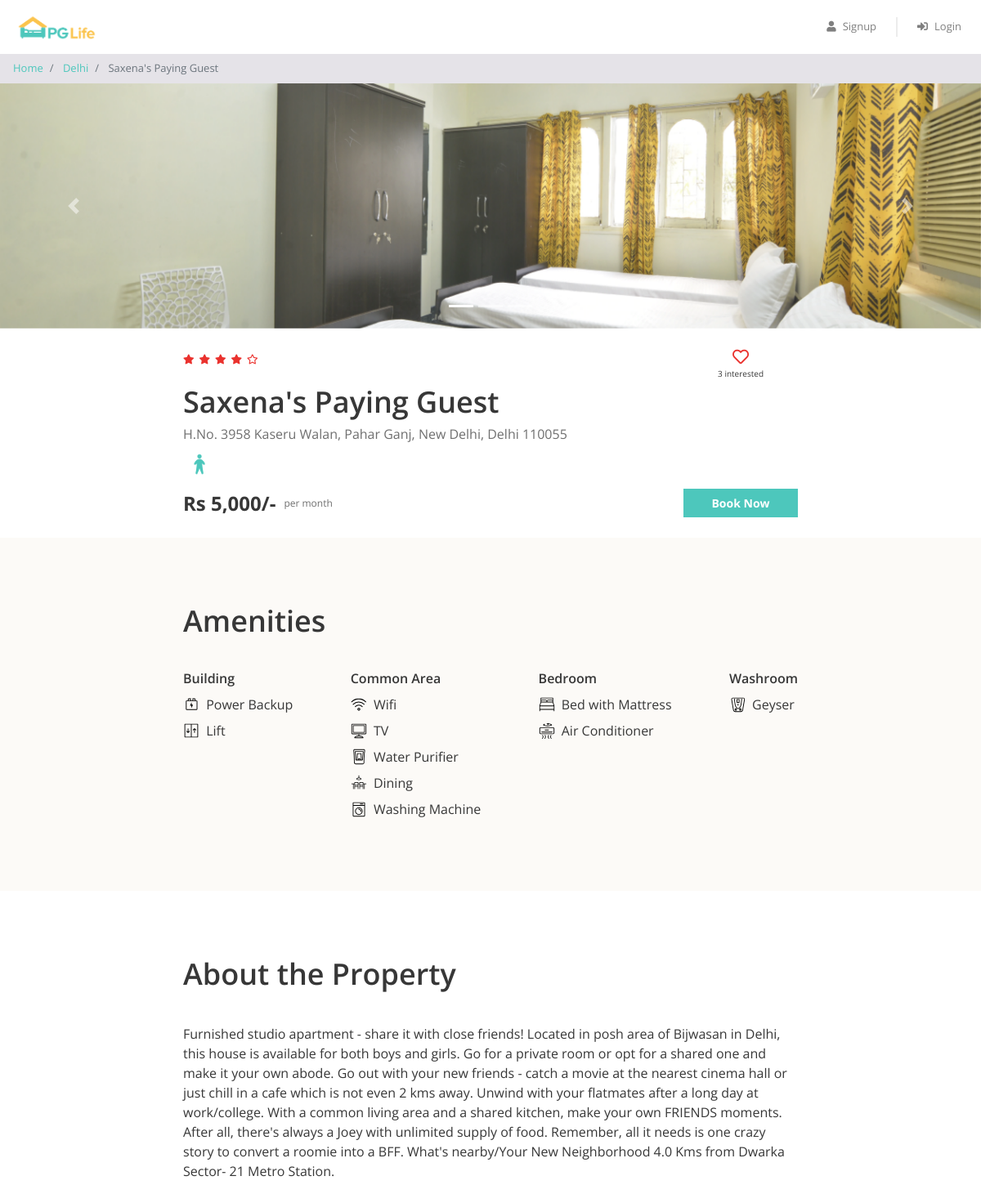
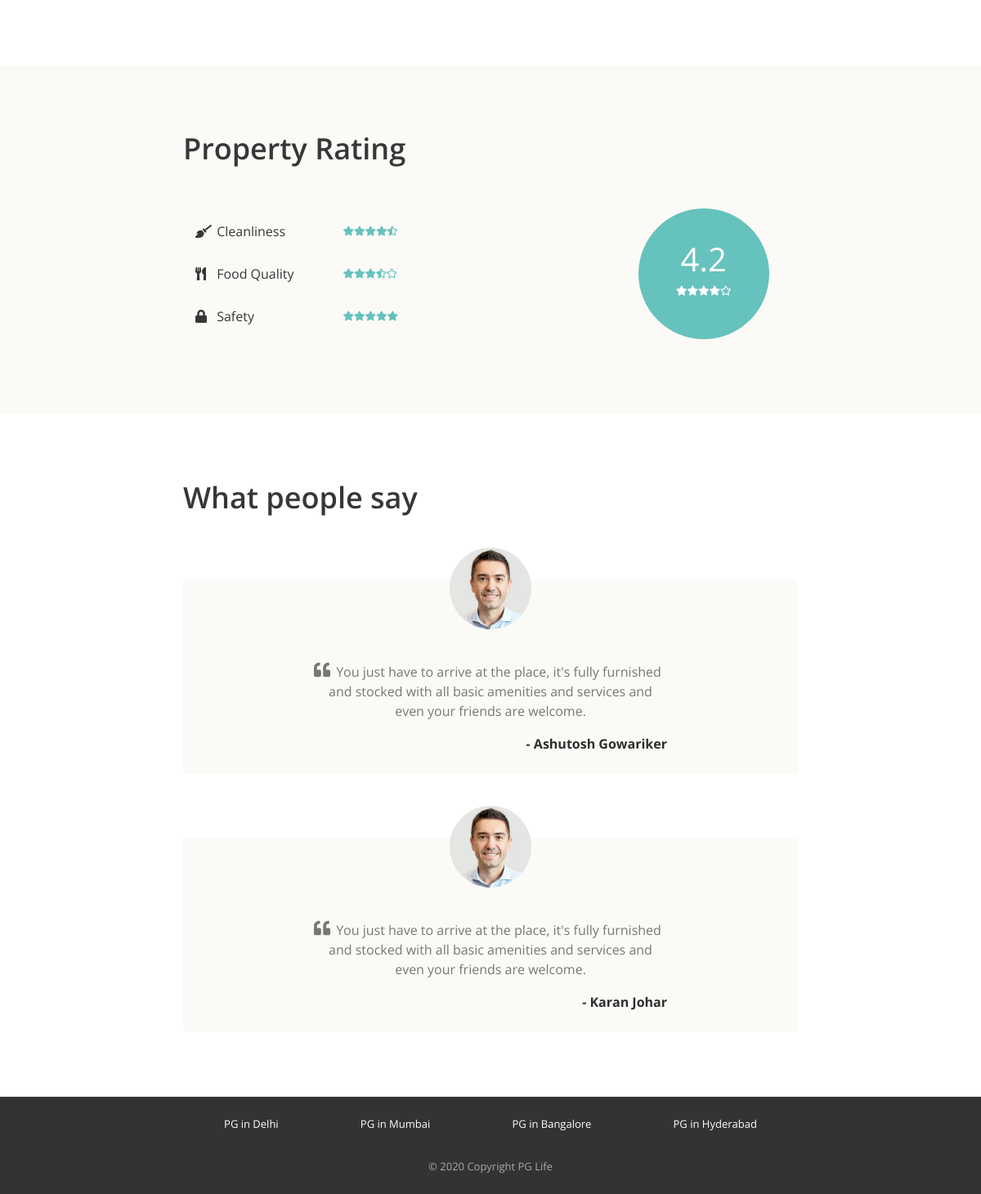
The page /property_detail.php?property_id=1 on the database its author committed (2 pictures, top to bottom).
### tables this page shows
CREATE TABLE `cities` (
  `id` int(11) NOT NULL AUTO_INCREMENT,
  `name` varchar(100) NOT NULL,
  PRIMARY KEY (`id`),
  UNIQUE KEY `name` (`name`)
);

CREATE TABLE `properties` (
  `id` int(11) NOT NULL AUTO_INCREMENT,
  `city_id` int(11) NOT NULL,
  `name` varchar(100) NOT NULL,
  `address` varchar(255) NOT NULL,
  `description` text DEFAULT NULL,
  `gender` varchar(10) DEFAULT NULL,
  `rent` int(11) NOT NULL,
  `rating_clean` decimal(2,1) DEFAULT NULL,
  `rating_food` decimal(2,1) DEFAULT NULL,
  `rating_safety` decimal(2,1) DEFAULT NULL,
  PRIMARY KEY (`id`),
  KEY `city_id` (`city_id`),
  CONSTRAINT `properties_ibfk_1` FOREIGN KEY (`city_id`) REFERENCES `cities` (`id`) ON DELETE CASCADE
);

CREATE TABLE `amenities` (
  `id` int(11) NOT NULL AUTO_INCREMENT,
  `name` varchar(100) NOT NULL,
  `type` varchar(50) DEFAULT NULL,
  `icon` varchar(50) DEFAULT NULL,
  PRIMARY KEY (`id`)
);

CREATE TABLE `testimonials` (
  `id` int(11) NOT NULL AUTO_INCREMENT,
  `property_id` int(11) NOT NULL,
  `user_name` varchar(100) NOT NULL,
  `content` text NOT NULL,
  PRIMARY KEY (`id`),
  KEY `property_id` (`property_id`),
  CONSTRAINT `testimonials_ibfk_1` FOREIGN KEY (`property_id`) REFERENCES `properties` (`id`) ON DELETE CASCADE
);

### property_detail.php (the view, shortened to what this page needs)
<?php
require "includes/database_connect.php";
$property_id = isset($_GET['property_id']) ? intval($_GET['property_id']) : 0;
$sql_prop = "SELECT * FROM properties WHERE id = ?";
$stmt_prop = $conn->prepare($sql_prop);
$stmt_prop->bind_param("i", $property_id);
$stmt_prop->execute();
$result_prop = $stmt_prop->get_result();
$property = $result_prop->fetch_assoc();
    ?>
    <?php
$sql_city = "SELECT * FROM cities WHERE id = ?";
$stmt_city = $conn->prepare($sql_city);
$stmt_city->bind_param("i", $property['city_id']);
$stmt_city->execute();
$city = $stmt_city->get_result()->fetch_assoc();
$property_images = glob("img/properties/" . $property['id'] . "/*");
$total_rating = round(($property['rating_clean'] + $property['rating_food'] + $property['rating_safety']) / 3, 1);
$sql_count = "SELECT COUNT(*) as count FROM interested_users_properties WHERE property_id = ?";
$stmt_count = $conn->prepare($sql_count);
$stmt_count->bind_param("i", $property['id']);
$stmt_count->execute();
$interested_count = $stmt_count->get_result()->fetch_assoc()['count'];
$is_interested = false;
$amenities = [];
$sql_amenities = "SELECT a.name, a.type, a.icon FROM amenities a INNER JOIN properties_amenities pa ON a.id = pa.amenity_id WHERE pa.property_id = ?";
$stmt_am = $conn->prepare($sql_amenities);
$stmt_am->bind_param("i", $property['id']);
$stmt_am->execute();
$res_am = $stmt_am->get_result();
while ($row_am = $res_am->fetch_assoc()) {
    $amenities[$row_am['type']][] = $row_am;
}
$testimonials = [];
$sql_testi = "SELECT * FROM testimonials WHERE property_id = ?";
$stmt_testi = $conn->prepare($sql_testi);
$stmt_testi->bind_param("i", $property['id']);
$stmt_testi->execute();
$res_testi = $stmt_testi->get_result();
while ($row_testi = $res_testi->fetch_assoc()) {
    $testimonials[] = $row_testi;
}
?>
<!DOCTYPE html>
<html lang="en">
<head>
    <?php include "includes/head_links.php"; ?>
    <link href="css/property_detail.css" rel="stylesheet" />
</head>
<body>
    <?php include "includes/header.php"; ?>
    <nav aria-label="breadcrumb">
        <ol class="breadcrumb py-2">
            <li class="breadcrumb-item">
                <a href="index.php">Home</a>
            </li>
            <li class="breadcrumb-item">
                <a href="property_list.php?city=<?php echo urlencode($city['name']); ?>"><?php echo htmlspecialchars($city['name']); ?></a>
            </li>
            <li class="breadcrumb-item active" aria-current="page">
                <?php echo htmlspecialchars($property['name']); ?>
            </li>
        </ol>
    </nav>
    <div id="property-images" class="carousel slide" data-ride="carousel">
        <ol class="carousel-indicators">
            <?php
            foreach ($property_images as $index => $img_path) {
            ?>
                <li data-target="#property-images" data-slide-to="<?php echo $index; ?>" class="<?php echo $index == 0 ? 'active' : ''; ?>"></li>
            <?php
            }
            ?>
        </ol>
        <div class="carousel-inner">
            <?php
            foreach ($property_images as $index => $img_path) {
            ?>
                <div class="carousel-item <?php echo $index == 0 ? 'active' : ''; ?>">
                    <img class="d-block w-100" src="<?php echo htmlspecialchars($img_path); ?>" alt="slide">
                </div>
            <?php
            }
            ?>
        </div>
        <a class="carousel-control-prev" href="#property-images" role="button" data-slide="prev">
            <span class="carousel-control-prev-icon" aria-hidden="true"></span>
        </a>
        <a class="carousel-control-next" href="#property-images" role="button" data-slide="next">
            <span class="carousel-control-next-icon" aria-hidden="true"></span>
        </a>
    </div>
    <div class="property-summary page-container">
        <div class="row no-gutters justify-content-between">
            <div class="star-container" title="<?php echo $total_rating; ?>">
                <?php
                for ($i = 0; $i < 5; $i++) {
                    if ($total_rating >= $i + 0.8) {
                        echo '<i class="fas fa-star"></i>';
                    } elseif ($total_rating >= $i + 0.3) {
                        echo '<i class="fas fa-star-half-alt"></i>';
                    } else {
                        echo '<i class="far fa-star"></i>';
                    }
                }
                ?>
            </div>
            <div class="interested-container">
                <i class="is-interested-image <?php echo $is_interested ? 'fas' : 'far'; ?> fa-heart" property_id="<?php echo $property['id']; ?>"></i>
                <div class="interested-text">
                    <span class="interested-user-count"><?php echo $interested_count; ?></span> interested
                </div>
            </div>
        </div>
        <div class="detail-container">
            <div class="property-name"><?php echo htmlspecialchars($property['name']); ?></div>
            <div class="property-address"><?php echo htmlspecialchars($property['address']); ?></div>
            <div class="property-gender">
                <?php
                if ($property['gender'] == "male") {
                    echo '<img src="img/male.png" />';
                } elseif ($property['gender'] == "female") {
                    echo '<img src="img/female.png" />';
                } else {
                    echo '<img src="img/unisex.png" />';
                }
                ?>
            </div>
        </div>
        <div class="row no-gutters">
            <div class="rent-container col-6">
                <div class="rent">Rs <?php echo number_format($property['rent']); ?>/-</div>
                <div class="rent-unit">per month</div>
            </div>
            <div class="button-container col-6">
                <a href="#" class="btn btn-primary">Book Now</a>
            </div>
        </div>
    </div>
    <div class="property-amenities">
        <div class="page-container">
            <h1>Amenities</h1>
            <div class="row justify-content-between">
                <?php
                $amenity_types = ['Building', 'Common Area', 'Bedroom', 'Washroom'];
                foreach ($amenity_types as $type) {
                    if (isset($amenities[$type])) {
                ?>
                        <div class="col-md-auto">
                            <h5><?php echo htmlspecialchars($type); ?></h5>
                            <?php
                            foreach ($amenities[$type] as $amenity) {
                            ?>
                                <div class="amenity-container">
                                    <img src="img/amenities/<?php echo htmlspecialchars($amenity['icon']); ?>.svg">
                                    <span><?php echo htmlspecialchars($amenity['name']); ?></span>
                                </div>
                            <?php
                            }
                            ?>
                        </div>
                <?php
                    }
                }
                ?>
            </div>
        </div>
    </div>
    <div class="property-about page-container">
        <h1>About the Property</h1>
        <p><?php echo nl2br(htmlspecialchars($property['description'])); ?></p>
    </div>
    <div class="property-rating">
        <div class="page-container">
            <h1>Property Rating</h1>
            <div class="row align-items-center justify-content-between">
                <div class="col-md-6">
                    <div class="rating-criteria row">
                        <div class="col-6">
                            <i class="rating-criteria-icon fas fa-broom"></i>
                            <span class="rating-criteria-text">Cleanliness</span>
                        </div>
                        <div class="rating-criteria-star-container col-6" title="<?php echo $property['rating_clean']; ?>">
                            <?php
                            for ($i = 0; $i < 5; $i++) {
                                if ($property['rating_clean'] >= $i + 0.8) {
                                    echo '<i class="fas fa-star"></i>';
                                } elseif ($property['rating_clean'] >= $i + 0.3) {
                                    echo '<i class="fas fa-star-half-alt"></i>';
                                } else {
                                    echo '<i class="far fa-star"></i>';
                                }
                            }
                            ?>
                        </div>
                    </div>
                    <div class="rating-criteria row">
                        <div class="col-6">
                            <i class="rating-criteria-icon fas fa-utensils"></i>
                            <span class="rating-criteria-text">Food Quality</span>
                        </div>
                        <div class="rating-criteria-star-container col-6" title="<?php echo $property['rating_food']; ?>">
                            <?php
                            for ($i = 0; $i < 5; $i++) {
                                if ($property['rating_food'] >= $i + 0.8) {
                                    echo '<i class="fas fa-star"></i>';
                                } elseif ($property['rating_food'] >= $i + 0.3) {
                                    echo '<i class="fas fa-star-half-alt"></i>';
                                } else {
                                    echo '<i class="far fa-star"></i>';
                                }
                            }
                            ?>
                        </div>
                    </div>
                    <div class="rating-criteria row">
                        <div class="col-6">
                            <i class="rating-criteria-icon fa fa-lock"></i>
                            <span class="rating-criteria-text">Safety</span>
                        </div>
                        <div class="rating-criteria-star-container col-6" title="<?php echo $property['rating_safety']; ?>">
                            <?php
                            for ($i = 0; $i < 5; $i++) {
                                if ($property['rating_safety'] >= $i + 0.8) {
                                    echo '<i class="fas fa-star"></i>';
                                } elseif ($property['rating_safety'] >= $i + 0.3) {
                                    echo '<i class="fas fa-star-half-alt"></i>';
                                } else {
                                    echo '<i class="far fa-star"></i>';
                                }
                            }
                            ?>
                        </div>
                    </div>
                </div>
                <div class="col-md-4">
                    <div class="rating-circle">
                        <div class="total-rating"><?php echo $total_rating; ?></div>
                        <div class="rating-circle-star-container">
                            <?php
                            for ($i = 0; $i < 5; $i++) {
                                if ($total_rating >= $i + 0.8) {
                                    echo '<i class="fas fa-star"></i>';
                                } elseif ($total_rating >= $i + 0.3) {
                                    echo '<i class="fas fa-star-half-alt"></i>';
                                } else {
                                    echo '<i class="far fa-star"></i>';
                                }
                            }
                            ?>
                        </div>
                    </div>
                </div>
            </div>
        </div>
    </div>
    <div class="property-testimonials page-container">
        <h1>What people say</h1>
        <?php
        if (count($testimonials) == 0) {
        ?>
            <p class="text-muted">No testimonials yet for this property.</p>
        <?php
        } else {
            foreach ($testimonials as $testimonial) {
        ?>
                <div class="testimonial-block">
                    <div class="testimonial-image-container">
                        <img class="testimonial-img" src="img/man.png">
                    </div>
                    <div class="testimonial-text">
                        <i class="fa fa-quote-left" aria-hidden="true"></i>
                        <p><?php echo htmlspecialchars($testimonial['content']); ?></p>
                    </div>
                    <div class="testimonial-name">- <?php echo htmlspecialchars($testimonial['user_name']); ?></div>
                </div>
        <?php
            }
        }
        ?>
    </div>
    <?php include "includes/footer.php"; ?>
</body>
</html>

### rows shown on the page
cities: name "Delhi"
properties: name "Saxena's Paying Guest", address "H.No. 3958 Kaseru Walan, Pahar Ganj, New Delhi, Delhi 110055", rent "5,000", description "Furnished studio apartment - share it with close friends! Located in posh area of Bijwasan in Delhi, this house is available for both boys and girls. Go for a private room or opt for a shared one and make it your own abode. Go out with your new friends - catch a movie at the nearest cinema hall or just chill in a cafe which is not even 2 kms away. Unwind with your flatmates after a long day at work/college. With a common living area and a shared kitchen, make your own FRIENDS moments. After all, there's always a Joey with unlimited supply of food. Remember, all it needs is one crazy story to convert a roomie into a BFF. What's nearby/Your New Neighborhood 4.0 Kms from Dwarka Sector- 21…", total_rating "4.2"
amenities: icon (picture), name "Power Backup"
amenities: icon (picture), name "Lift"
amenities: icon (picture), name "Wifi"
amenities: shows a picture, name "TV"
amenities: icon (picture), name "Water Purifier"
amenities: icon (picture), name "Dining"
amenities: icon (picture), name "Washing Machine"
amenities: shows a picture, name "Bed with Mattress"
amenities: shows a picture, name "Air Conditioner"
amenities: icon (picture), name "Geyser"
testimonials: content "You just have to arrive at the place, it's fully furnished and stocked with all basic amenities and services and even your friends are welcome.", user_name "Ashutosh Gowariker"
testimonials: content "You just have to arrive at the place, it's fully furnished and stocked with all basic amenities and services and even your friends are welcome.", user_name "Karan Johar"

### other values the page prints
$interested_count "3"
$type "Building"
$type "Common Area"
$type "Bedroom"
$type "Washroom"
